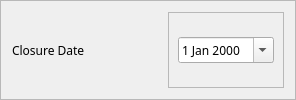
                   <widget class="QFrame" name="frame_45">
                    <property name="frameShape">
                     <enum>QFrame::StyledPanel</enum>
                    </property>
                    <property name="frameShadow">
                     <enum>QFrame::Raised</enum>
                    </property>
                    <layout class="QHBoxLayout" name="horizontalLayout_47">
                     <item>
                      <widget class="QLabel" name="label_25">
                       <property name="minimumSize">
                        <size>
                         <width>150</width>
                         <height>0</height>
                        </size>
                       </property>
                       <property name="font">
                        <font>
                         <family>Moon</family>
                        </font>
                       </property>
                       <property name="text">
                        <string>Closure Date</string>
                       </property>
                      </widget>
                     </item>
                     <item>
                      <widget class="QFrame" name="frame_46">
                       <property name="frameShape">
                        <enum>QFrame::StyledPanel</enum>
                       </property>
                       <property name="frameShadow">
                        <enum>QFrame::Raised</enum>
                       </property>
                       <layout class="QHBoxLayout" name="horizontalLayout_48">
                        <property name="topMargin">
                         <number>5</number>
                        </property>
                        <property name="bottomMargin">
                         <number>5</number>
                        </property>
                        <item>
                         <widget class="QDateEdit" name="closureDateLine">
                          <property name="font">
                           <font>
                            <family>Raleway</family>
                           </font>
                          </property>
                          <property name="calendarPopup">
                           <bool>true</bool>
                          </property>
                         </widget>
                        </item>
                       </layout>
                      </widget>
                     </item>
                    </layout>
                   </widget>
